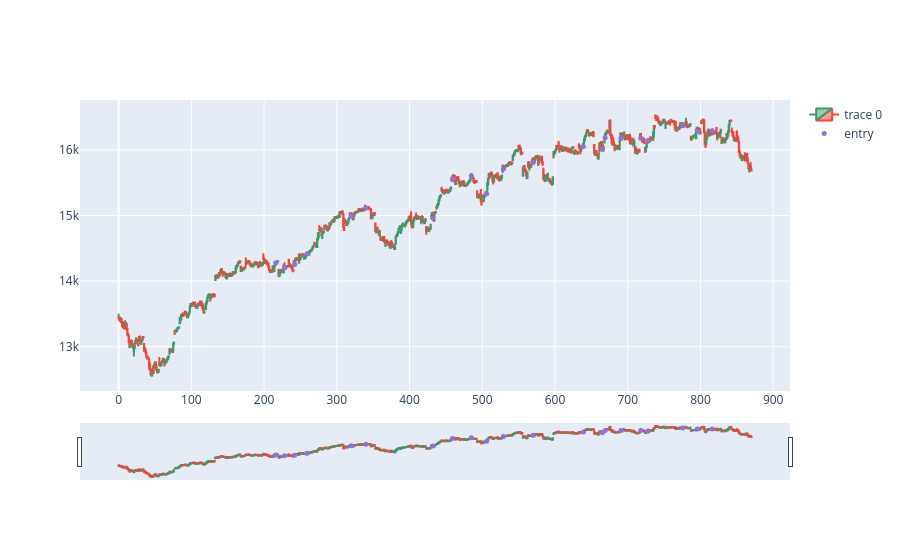

Notebook source saved alongside this figure:
### Code cell
st=1100
dfpl = tradingData
#dfpl.reset_index(inplace=True)
fig = go.Figure(data=[go.Candlestick(x=dfpl.index,
                open=dfpl['Open'],
                high=dfpl['High'],
                low=dfpl['Low'],
                close=dfpl['Close'])])

fig.add_scatter(x=dfpl.index, y=dfpl['pointpos'], mode="markers",
                marker=dict(size=5, color="MediumPurple"),
                name="entry")

fig.show()

### Figure 1 — Plotly figure (JSON) as saved in the notebook; plotly's stock layout.template omitted (floating-point values rounded to 4 significant figures; data arrays with more than 128 entries replaced by an {"elided": "..."} marker saying what was removed)
{"data": [{"close": {"elided": "871 float values"}, "high": {"elided": "871 float values"}, "low": {"elided": "871 float values"}, "open": {"elided": "871 float values"}, "type": "candlestick", "x": {"elided": "871 int values"}}, {"marker": {"color": "MediumPurple", "size": 5}, "mode": "markers", "name": "entry", "type": "scatter", "x": {"elided": "871 int values"}, "y": {"elided": "871 float values"}}], "layout": {}}
